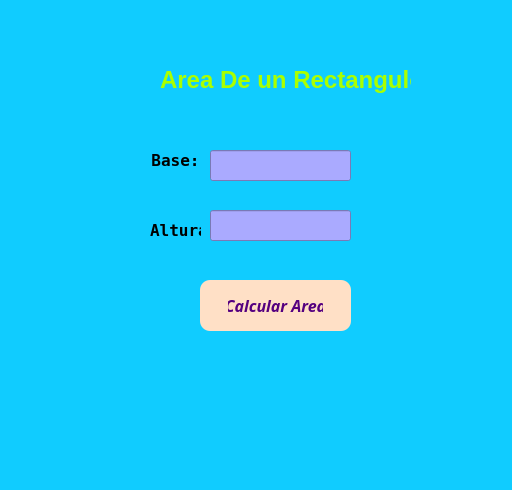
<?xml version="1.0" encoding="UTF-8"?>
<ui version="4.0">
 <class>MainWindow</class>
 <widget class="QMainWindow" name="MainWindow">
  <property name="geometry">
   <rect>
    <x>0</x>
    <y>0</y>
    <width>512</width>
    <height>490</height>
   </rect>
  </property>
  <property name="windowTitle">
   <string>MainWindow</string>
  </property>
  <property name="styleSheet">
   <string notr="true">background-color: rgb(16, 204, 255);</string>
  </property>
  <widget class="QWidget" name="centralwidget">
   <widget class="QPushButton" name="btn_resultado">
    <property name="geometry">
     <rect>
      <x>200</x>
      <y>280</y>
      <width>151</width>
      <height>51</height>
     </rect>
    </property>
    <property name="font">
     <font>
      <family>Segoe UI Semibold</family>
      <pointsize>12</pointsize>
      <weight>75</weight>
      <italic>true</italic>
      <bold>true</bold>
     </font>
    </property>
    <property name="styleSheet">
     <string notr="true">border: none; 
color: rgb(85, 0, 127);
padding: 14px 28px; 
cursor: pointer; 
border-radius: 10px; 
background-color: rgb(255, 224, 198);</string>
    </property>
    <property name="text">
     <string>Calcular Area</string>
    </property>
   </widget>
   <widget class="QLabel" name="label">
    <property name="geometry">
     <rect>
      <x>150</x>
      <y>140</y>
      <width>51</width>
      <height>41</height>
     </rect>
    </property>
    <property name="font">
     <font>
      <family>NSimSun</family>
      <pointsize>15</pointsize>
     </font>
    </property>
    <property name="text">
     <string>&lt;html&gt;&lt;head/&gt;&lt;body&gt;&lt;p align=&quot;center&quot;&gt;&lt;span style=&quot; font-size:12pt; font-weight:600;&quot;&gt;Base:&lt;/span&gt;&lt;/p&gt;&lt;/body&gt;&lt;/html&gt;</string>
    </property>
   </widget>
   <widget class="QLabel" name="label_2">
    <property name="geometry">
     <rect>
      <x>150</x>
      <y>210</y>
      <width>51</width>
      <height>41</height>
     </rect>
    </property>
    <property name="font">
     <font>
      <family>NSimSun</family>
      <pointsize>15</pointsize>
     </font>
    </property>
    <property name="text">
     <string>&lt;html&gt;&lt;head/&gt;&lt;body&gt;&lt;p align=&quot;center&quot;&gt;&lt;span style=&quot; font-size:12pt; font-weight:600;&quot;&gt;Altura:&lt;/span&gt;&lt;/p&gt;&lt;/body&gt;&lt;/html&gt;</string>
    </property>
   </widget>
   <widget class="QLineEdit" name="txt_Base">
    <property name="geometry">
     <rect>
      <x>210</x>
      <y>150</y>
      <width>141</width>
      <height>31</height>
     </rect>
    </property>
    <property name="whatsThis">
     <string>&lt;html&gt;&lt;head/&gt;&lt;body&gt;&lt;p align=&quot;center&quot;&gt;&lt;br/&gt;&lt;/p&gt;&lt;/body&gt;&lt;/html&gt;</string>
    </property>
    <property name="styleSheet">
     <string notr="true">
background-color: rgb(170, 170, 255);</string>
    </property>
    <property name="text">
     <string/>
    </property>
    <property name="alignment">
     <set>Qt::AlignCenter</set>
    </property>
   </widget>
   <widget class="QLineEdit" name="txt_Altura">
    <property name="geometry">
     <rect>
      <x>210</x>
      <y>210</y>
      <width>141</width>
      <height>31</height>
     </rect>
    </property>
    <property name="whatsThis">
     <string>&lt;html&gt;&lt;head/&gt;&lt;body&gt;&lt;p align=&quot;center&quot;&gt;&lt;br/&gt;&lt;/p&gt;&lt;/body&gt;&lt;/html&gt;</string>
    </property>
    <property name="styleSheet">
     <string notr="true">
background-color: rgb(170, 170, 255);</string>
    </property>
    <property name="text">
     <string/>
    </property>
    <property name="alignment">
     <set>Qt::AlignCenter</set>
    </property>
   </widget>
   <widget class="QLabel" name="label_3">
    <property name="geometry">
     <rect>
      <x>160</x>
      <y>50</y>
      <width>251</width>
      <height>61</height>
     </rect>
    </property>
    <property name="styleSheet">
     <string notr="true">
color: rgb(170, 255, 0);</string>
    </property>
    <property name="text">
     <string>&lt;html&gt;&lt;head/&gt;&lt;body&gt;&lt;p align=&quot;center&quot;&gt;&lt;span style=&quot; font-size:18pt; font-weight:600;&quot;&gt;Area De un Rectangulo&lt;/span&gt;&lt;/p&gt;&lt;/body&gt;&lt;/html&gt;</string>
    </property>
   </widget>
  </widget>
  <widget class="QMenuBar" name="menubar">
   <property name="geometry">
    <rect>
     <x>0</x>
     <y>0</y>
     <width>512</width>
     <height>18</height>
    </rect>
   </property>
  </widget>
  <widget class="QStatusBar" name="statusbar"/>
 </widget>
 <tabstops>
  <tabstop>btn_resultado</tabstop>
 </tabstops>
 <resources/>
 <connections/>
</ui>
